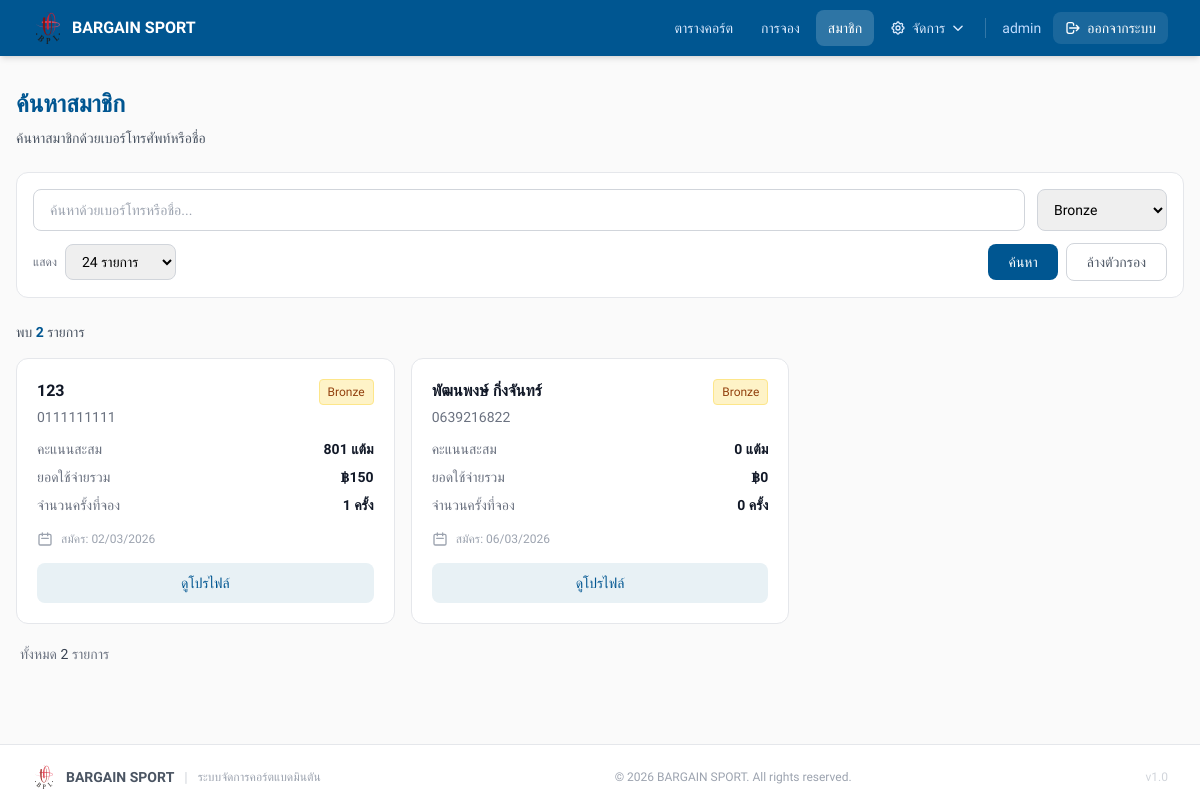
Screenshot of /members/search.php?level=Bronze (signed in) with the database file from the repository.
### tables this page shows
CREATE TABLE `members` (
  `id` int NOT NULL,
  `phone` varchar(10) NOT NULL,
  `name` varchar(100) NOT NULL,
  `email` varchar(100) DEFAULT NULL,
  `points` int DEFAULT '0',
  `total_bookings` int DEFAULT '0',
  `total_spent` decimal(10,2) DEFAULT '0.00',
  `member_level` enum('Bronze','Silver','Gold','Platinum') DEFAULT 'Bronze',
  `joined_date` datetime DEFAULT CURRENT_TIMESTAMP,
  `last_booking_date` datetime DEFAULT NULL,
  `birth_date` date DEFAULT NULL,
  `status` enum('active','inactive') DEFAULT 'active',
  `notes` text
);

### members/search.php (the view, shortened to what this page needs)
<?php
require_once __DIR__ . '/../config/db.php';
$search = trim($_GET['search'] ?? '');
$level_filter = $_GET['level'] ?? '';
$per_page_raw = $_GET['per_page'] ?? '24';
$per_page = ($per_page_raw === 'all') ? 0 : (int) $per_page_raw;
$page = max(1, (int) ($_GET['page'] ?? 1));
$where = ['1=1'];
$params = [];
if (!empty($level_filter)) {
    $where[] = 'member_level = ?';
    $params[] = $level_filter;
}
$whereClause = implode(' AND ', $where);
$cntStmt = $pdo->prepare("SELECT COUNT(*) FROM members WHERE $whereClause");
$cntStmt->execute($params);
$totalRecords = (int) $cntStmt->fetchColumn();
$offset = 0;
if ($per_page > 0) {
    $totalPages = max(1, (int) ceil($totalRecords / $per_page));
    $page = min($page, $totalPages);
    $offset = ($page - 1) * $per_page;
}
$sql = "SELECT id, phone, name, email, points, total_bookings, total_spent,
               member_level, joined_date, last_booking_date, status
        FROM members WHERE $whereClause ORDER BY total_spent DESC, joined_date DESC";
if ($per_page > 0)
    $sql .= " LIMIT $per_page OFFSET $offset";
$stmt = $pdo->prepare($sql);
$stmt->execute($params);
$members = $stmt->fetchAll();
$levelColors = [
    'Bronze' => ['bg' => 'bg-amber-100', 'text' => 'text-amber-800', 'border' => 'border-amber-200'],
    'Silver' => ['bg' => 'bg-gray-100', 'text' => 'text-gray-800', 'border' => 'border-gray-300'],
    'Gold' => ['bg' => 'bg-yellow-100', 'text' => 'text-yellow-800', 'border' => 'border-yellow-300'],
    'Platinum' => ['bg' => 'bg-blue-100', 'text' => 'text-blue-800', 'border' => 'border-blue-300']
];
?>
<!doctype html>
<html lang="th">
<head>
    <script src="https://cdn.tailwindcss.com"></script>
</head>
<body style="background:#FAFAFA;" class="min-h-screen">
    <?php include __DIR__ . '/../includes/header.php'; ?>
    <div class="max-w-7xl mx-auto px-4 py-8">
        <div class="mb-6">
            <h1 style="color:#005691;" class="text-2xl font-bold mb-2">ค้นหาสมาชิก</h1>
            <p class="text-gray-600 text-sm">ค้นหาสมาชิกด้วยเบอร์โทรศัพท์หรือชื่อ</p>
        </div>
        <div class="bg-white rounded-xl border border-gray-200 p-4 mb-6">
            <form method="get" class="flex flex-col gap-3">
                <div class="flex flex-col sm:flex-row gap-3">
                    <div class="flex-1">
                        <input type="text" name="search" value="<?= htmlspecialchars($search) ?>"
                            placeholder="ค้นหาด้วยเบอร์โทรหรือชื่อ..."
                            class="w-full px-4 py-2.5 rounded-lg border border-gray-300 focus:border-blue-400 focus:ring-2 focus:ring-blue-100 outline-none text-sm">
                    </div>
                    <select name="level"
                        class="px-3 py-2.5 rounded-lg border border-gray-300 outline-none text-sm min-w-[130px]">
                        <option value="Bronze" <?= $level_filter === 'Bronze' ? 'selected' : '' ?>>Bronze</option>
                    </select>
                </div>
                <div class="flex flex-wrap gap-2 items-center">
                    <label class="text-xs text-gray-500 whitespace-nowrap">แสดง</label>
                    <select name="per_page" onchange="this.form.submit()"
                        class="px-3 py-2 rounded-lg border border-gray-300 outline-none text-sm">
                        <option value="24" <?= $per_page === 24 ? 'selected' : '' ?>>24 รายการ</option>
                    </select>
                    <button type="submit" style="background:#005691;"
                        class="px-5 py-2 text-white text-sm font-medium rounded-lg hover:opacity-90 transition-opacity">
                        ค้นหา
                    </button>
                    <?php if ($search !== '' || $level_filter !== ''): ?>
                        <a href="/members/search.php"
                            class="px-5 py-2 text-gray-600 text-sm font-medium rounded-lg border border-gray-300 hover:bg-gray-50 transition-colors">
                            ล้างตัวกรอง
                        </a>
                    <?php endif; ?>
                </div>
            </form>
        </div>
        <?php if ($search !== '' || $level_filter !== ''): ?>
            <div class="mb-4 flex items-center justify-between">
                <p class="text-sm text-gray-600">
                    พบ <span class="font-semibold" style="color:#005691;"><?= number_format($totalRecords) ?></span> รายการ
                </p>
            </div>
        <?php endif; ?>
        <?php if (count($members) === 0): ?>
            <div class="bg-white rounded-xl border border-gray-200 p-12 text-center">
                <svg class="w-16 h-16 text-gray-300 mx-auto mb-4" fill="none" stroke="currentColor" viewBox="0 0 24 24">
                    <path stroke-linecap="round" stroke-linejoin="round" stroke-width="2"
                        d="M17 20h5v-2a3 3 0 00-5.356-1.857M17 20H7m10 0v-2c0-.656-.126-1.283-.356-1.857M7 20H2v-2a3 3 0 015.356-1.857M7 20v-2c0-.656.126-1.283.356-1.857m0 0a5.002 5.002 0 019.288 0M15 7a3 3 0 11-6 0 3 3 0 016 0zm6 3a2 2 0 11-4 0 2 2 0 014 0zM7 10a2 2 0 11-4 0 2 2 0 014 0z" />
                </svg>
                <p class="text-gray-500">ไม่พบข้อมูลสมาชิก</p>
                <p class="text-sm text-gray-400 mt-1">ลองค้นหาด้วยคำอื่น</p>
            </div>
        <?php else: ?>
            <div class="grid grid-cols-1 md:grid-cols-2 lg:grid-cols-3 gap-4">
                <?php foreach ($members as $member): ?>
                    <?php
                    $colors = $levelColors[$member['member_level']] ?? $levelColors['Bronze'];
                    ?>
                    <div class="bg-white rounded-xl border border-gray-200 p-5 hover:shadow-md transition-shadow">
                        <div class="flex items-start justify-between mb-3">
                            <div class="flex-1">
                                <h3 class="font-semibold text-gray-900 mb-1"><?= htmlspecialchars($member['name']) ?></h3>
                                <p class="text-sm text-gray-500"><?= htmlspecialchars($member['phone']) ?></p>
                            </div>
                            <span
                                class="<?= $colors['bg'] ?> <?= $colors['text'] ?> <?= $colors['border'] ?> border px-2 py-1 rounded text-xs font-medium">
                                <?= htmlspecialchars($member['member_level']) ?>
                            </span>
                        </div>
                        <div class="space-y-2 mb-4">
                            <div class="flex justify-between text-sm">
                                <span class="text-gray-500">คะแนนสะสม</span>
                                <span class="font-semibold text-gray-900"><?= number_format($member['points']) ?> แต้ม</span>
                            </div>
                            <div class="flex justify-between text-sm">
                                <span class="text-gray-500">ยอดใช้จ่ายรวม</span>
                                <span
                                    class="font-semibold text-gray-900">฿<?= number_format($member['total_spent'], 0) ?></span>
                            </div>
                            <div class="flex justify-between text-sm">
                                <span class="text-gray-500">จำนวนครั้งที่จอง</span>
                                <span class="font-semibold text-gray-900"><?= number_format($member['total_bookings']) ?>
                                    ครั้ง</span>
                            </div>
                        </div>
                        <div class="flex items-center gap-2 text-xs text-gray-400 mb-4">
                            <svg class="w-4 h-4" fill="none" stroke="currentColor" viewBox="0 0 24 24">
                                <path stroke-linecap="round" stroke-linejoin="round" stroke-width="2"
                                    d="M8 7V3m8 4V3m-9 8h10M5 21h14a2 2 0 002-2V7a2 2 0 00-2-2H5a2 2 0 00-2 2v12a2 2 0 002 2z" />
                            </svg>
                            <span>สมัคร: <?= date('d/m/Y', strtotime($member['joined_date'])) ?></span>
                        </div>
                        <a href="/members/profile.php?id=<?= $member['id'] ?>" style="background:#E8F1F5; color:#005691;"
                            class="block w-full py-2.5 text-center text-sm font-medium rounded-lg hover:opacity-80 transition-opacity">
                            ดูโปรไฟล์
                        </a>
                    </div>
                <?php endforeach; ?>
            </div>
        <?php endif; ?>
        <?php include __DIR__ . '/../includes/pagination.php'; ?>
    </div>
    <?php include __DIR__ . '/../includes/footer.php'; ?>
</body>
</html>

### includes/header.php (style rules this page uses)
* { font-family: 'Prompt', sans-serif !important; }

### rows the page displays
members: name "123", phone "0111111111", member_level "Bronze", points "801", total_spent "150", total_bookings "1", joined_date "02/03/2026"
members: name "พัฒนพงษ์ กิ่งจันทร์", phone "0639216822", member_level "Bronze", points "0", total_spent "0", total_bookings "0", joined_date "06/03/2026"

### other values shown
$_username "admin"
$totalRecords "2"
